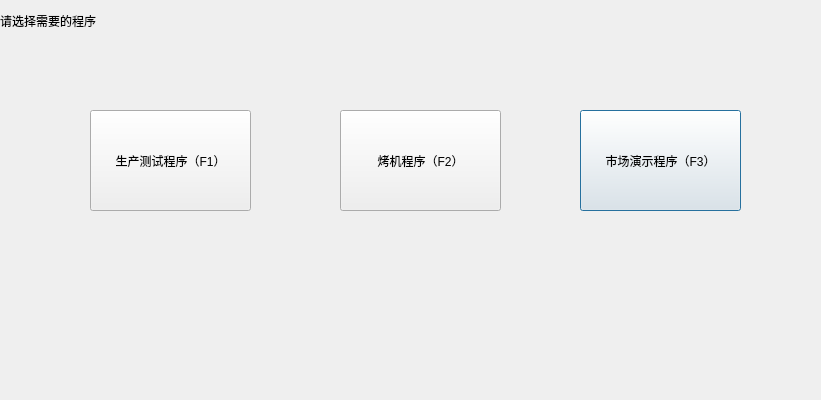
<?xml version="1.0" encoding="UTF-8"?>
<ui version="4.0">
 <class>choiceOtherPro</class>
 <widget class="QDialog" name="choiceOtherPro">
  <property name="geometry">
   <rect>
    <x>0</x>
    <y>0</y>
    <width>821</width>
    <height>400</height>
   </rect>
  </property>
  <property name="windowTitle">
   <string>Dialog</string>
  </property>
  <widget class="QLabel" name="label">
   <property name="geometry">
    <rect>
     <x>0</x>
     <y>0</y>
     <width>111</width>
     <height>41</height>
    </rect>
   </property>
   <property name="text">
    <string>请选择需要的程序</string>
   </property>
  </widget>
  <widget class="QPushButton" name="pushButton_guide">
   <property name="geometry">
    <rect>
     <x>580</x>
     <y>110</y>
     <width>161</width>
     <height>101</height>
    </rect>
   </property>
   <property name="text">
    <string>市场演示程序（F3）</string>
   </property>
   <property name="shortcut">
    <string>F3</string>
   </property>
  </widget>
  <widget class="QPushButton" name="pushButton_kaoji">
   <property name="geometry">
    <rect>
     <x>340</x>
     <y>110</y>
     <width>161</width>
     <height>101</height>
    </rect>
   </property>
   <property name="text">
    <string>烤机程序（F2）</string>
   </property>
   <property name="shortcut">
    <string>F2</string>
   </property>
  </widget>
  <widget class="QPushButton" name="pushButton_sc">
   <property name="geometry">
    <rect>
     <x>90</x>
     <y>110</y>
     <width>161</width>
     <height>101</height>
    </rect>
   </property>
   <property name="text">
    <string>生产测试程序（F1）</string>
   </property>
   <property name="shortcut">
    <string>F1</string>
   </property>
  </widget>
 </widget>
 <tabstops>
  <tabstop>pushButton_sc</tabstop>
  <tabstop>pushButton_kaoji</tabstop>
  <tabstop>pushButton_guide</tabstop>
 </tabstops>
 <resources/>
 <connections/>
</ui>
